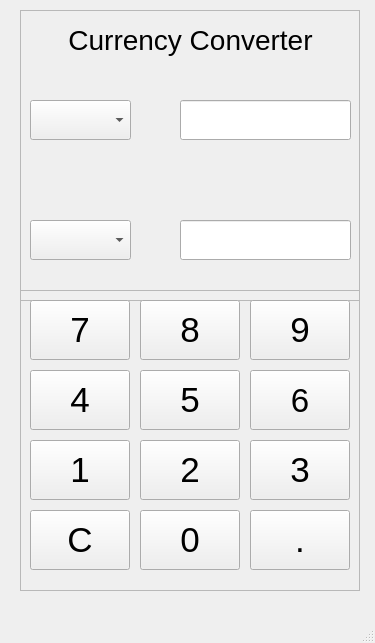
<?xml version="1.0" encoding="UTF-8"?>
<ui version="4.0">
 <class>MainWindow</class>
 <widget class="QMainWindow" name="MainWindow">
  <property name="geometry">
   <rect>
    <x>0</x>
    <y>0</y>
    <width>375</width>
    <height>643</height>
   </rect>
  </property>
  <property name="windowTitle">
   <string>MainWindow</string>
  </property>
  <widget class="QWidget" name="centralwidget">
   <widget class="QFrame" name="frameTop">
    <property name="geometry">
     <rect>
      <x>20</x>
      <y>10</y>
      <width>340</width>
      <height>291</height>
     </rect>
    </property>
    <property name="frameShape">
     <enum>QFrame::StyledPanel</enum>
    </property>
    <property name="frameShadow">
     <enum>QFrame::Raised</enum>
    </property>
    <widget class="QLabel" name="label">
     <property name="geometry">
      <rect>
       <x>0</x>
       <y>0</y>
       <width>341</width>
       <height>60</height>
      </rect>
     </property>
     <property name="font">
      <font>
       <pointsize>21</pointsize>
       <weight>50</weight>
       <bold>false</bold>
      </font>
     </property>
     <property name="text">
      <string>Currency Converter</string>
     </property>
     <property name="alignment">
      <set>Qt::AlignCenter</set>
     </property>
    </widget>
    <widget class="QComboBox" name="from_currency">
     <property name="geometry">
      <rect>
       <x>10</x>
       <y>90</y>
       <width>101</width>
       <height>40</height>
      </rect>
     </property>
    </widget>
    <widget class="QComboBox" name="to_currency">
     <property name="geometry">
      <rect>
       <x>10</x>
       <y>210</y>
       <width>101</width>
       <height>40</height>
      </rect>
     </property>
    </widget>
    <widget class="QLineEdit" name="from_value">
     <property name="geometry">
      <rect>
       <x>160</x>
       <y>90</y>
       <width>171</width>
       <height>40</height>
      </rect>
     </property>
     <property name="font">
      <font>
       <pointsize>14</pointsize>
       <weight>75</weight>
       <bold>true</bold>
      </font>
     </property>
     <property name="alignment">
      <set>Qt::AlignRight|Qt::AlignTrailing|Qt::AlignVCenter</set>
     </property>
    </widget>
    <widget class="QLineEdit" name="to_value">
     <property name="geometry">
      <rect>
       <x>160</x>
       <y>210</y>
       <width>171</width>
       <height>40</height>
      </rect>
     </property>
     <property name="font">
      <font>
       <pointsize>14</pointsize>
       <weight>75</weight>
       <bold>true</bold>
      </font>
     </property>
     <property name="alignment">
      <set>Qt::AlignRight|Qt::AlignTrailing|Qt::AlignVCenter</set>
     </property>
    </widget>
    <widget class="QLabel" name="convert_btn">
     <property name="geometry">
      <rect>
       <x>10</x>
       <y>150</y>
       <width>100</width>
       <height>40</height>
      </rect>
     </property>
     <property name="text">
      <string/>
     </property>
    </widget>
   </widget>
   <widget class="QFrame" name="frameButtom">
    <property name="geometry">
     <rect>
      <x>20</x>
      <y>290</y>
      <width>340</width>
      <height>301</height>
     </rect>
    </property>
    <property name="frameShape">
     <enum>QFrame::StyledPanel</enum>
    </property>
    <property name="frameShadow">
     <enum>QFrame::Raised</enum>
    </property>
    <widget class="QPushButton" name="button_seven">
     <property name="geometry">
      <rect>
       <x>10</x>
       <y>10</y>
       <width>100</width>
       <height>60</height>
      </rect>
     </property>
     <property name="font">
      <font>
       <pointsize>26</pointsize>
       <weight>50</weight>
       <bold>false</bold>
      </font>
     </property>
     <property name="text">
      <string>7</string>
     </property>
    </widget>
    <widget class="QPushButton" name="button_eight">
     <property name="geometry">
      <rect>
       <x>120</x>
       <y>10</y>
       <width>100</width>
       <height>60</height>
      </rect>
     </property>
     <property name="font">
      <font>
       <pointsize>26</pointsize>
      </font>
     </property>
     <property name="text">
      <string>8</string>
     </property>
    </widget>
    <widget class="QPushButton" name="button_nine">
     <property name="geometry">
      <rect>
       <x>230</x>
       <y>10</y>
       <width>100</width>
       <height>60</height>
      </rect>
     </property>
     <property name="font">
      <font>
       <pointsize>26</pointsize>
      </font>
     </property>
     <property name="text">
      <string>9</string>
     </property>
    </widget>
    <widget class="QPushButton" name="button_four">
     <property name="geometry">
      <rect>
       <x>10</x>
       <y>80</y>
       <width>100</width>
       <height>60</height>
      </rect>
     </property>
     <property name="font">
      <font>
       <pointsize>26</pointsize>
       <weight>50</weight>
       <bold>false</bold>
      </font>
     </property>
     <property name="text">
      <string>4</string>
     </property>
    </widget>
    <widget class="QPushButton" name="button_one">
     <property name="geometry">
      <rect>
       <x>10</x>
       <y>150</y>
       <width>100</width>
       <height>60</height>
      </rect>
     </property>
     <property name="font">
      <font>
       <pointsize>26</pointsize>
       <weight>50</weight>
       <bold>false</bold>
      </font>
     </property>
     <property name="text">
      <string>1</string>
     </property>
    </widget>
    <widget class="QPushButton" name="button_c">
     <property name="geometry">
      <rect>
       <x>10</x>
       <y>220</y>
       <width>100</width>
       <height>60</height>
      </rect>
     </property>
     <property name="font">
      <font>
       <pointsize>26</pointsize>
       <weight>50</weight>
       <bold>false</bold>
      </font>
     </property>
     <property name="text">
      <string>C</string>
     </property>
    </widget>
    <widget class="QPushButton" name="button_five">
     <property name="geometry">
      <rect>
       <x>120</x>
       <y>80</y>
       <width>100</width>
       <height>60</height>
      </rect>
     </property>
     <property name="font">
      <font>
       <pointsize>26</pointsize>
       <weight>50</weight>
       <bold>false</bold>
      </font>
     </property>
     <property name="text">
      <string>5</string>
     </property>
    </widget>
    <widget class="QPushButton" name="button_six">
     <property name="geometry">
      <rect>
       <x>230</x>
       <y>80</y>
       <width>100</width>
       <height>60</height>
      </rect>
     </property>
     <property name="font">
      <font>
       <pointsize>25</pointsize>
       <weight>50</weight>
       <bold>false</bold>
      </font>
     </property>
     <property name="text">
      <string>6</string>
     </property>
    </widget>
    <widget class="QPushButton" name="button_two">
     <property name="geometry">
      <rect>
       <x>120</x>
       <y>150</y>
       <width>100</width>
       <height>60</height>
      </rect>
     </property>
     <property name="font">
      <font>
       <pointsize>26</pointsize>
       <weight>50</weight>
       <bold>false</bold>
      </font>
     </property>
     <property name="text">
      <string>2</string>
     </property>
    </widget>
    <widget class="QPushButton" name="button_three">
     <property name="geometry">
      <rect>
       <x>230</x>
       <y>150</y>
       <width>100</width>
       <height>60</height>
      </rect>
     </property>
     <property name="font">
      <font>
       <pointsize>26</pointsize>
       <weight>50</weight>
       <bold>false</bold>
      </font>
     </property>
     <property name="text">
      <string>3</string>
     </property>
    </widget>
    <widget class="QPushButton" name="button_zero">
     <property name="geometry">
      <rect>
       <x>120</x>
       <y>220</y>
       <width>100</width>
       <height>60</height>
      </rect>
     </property>
     <property name="font">
      <font>
       <pointsize>26</pointsize>
       <weight>50</weight>
       <bold>false</bold>
      </font>
     </property>
     <property name="text">
      <string>0</string>
     </property>
    </widget>
    <widget class="QPushButton" name="button_dot">
     <property name="geometry">
      <rect>
       <x>230</x>
       <y>220</y>
       <width>100</width>
       <height>60</height>
      </rect>
     </property>
     <property name="font">
      <font>
       <pointsize>26</pointsize>
       <weight>50</weight>
       <bold>false</bold>
      </font>
     </property>
     <property name="text">
      <string>.</string>
     </property>
    </widget>
   </widget>
  </widget>
  <widget class="QMenuBar" name="menubar">
   <property name="geometry">
    <rect>
     <x>0</x>
     <y>0</y>
     <width>375</width>
     <height>26</height>
    </rect>
   </property>
  </widget>
  <widget class="QStatusBar" name="statusbar"/>
 </widget>
 <resources/>
 <connections/>
</ui>
